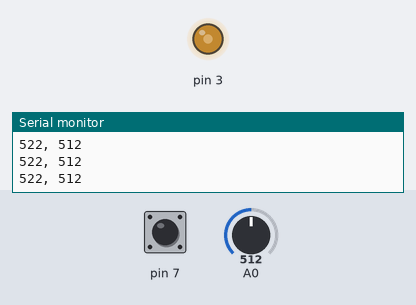
A sketch run on a simulated Arduino Uno, built with avr-gcc and run on an emulated ATmega328P. Shown: output pins drawn as LEDs (lit = HIGH), the last lines printed to the serial monitor. The test bench sets the inputs (shaded band); at power-on: A0 = 512, pin 7 HIGH.

Above: at 1.2 s.
1.3 s: A0 set to 716
At 1.66 s:
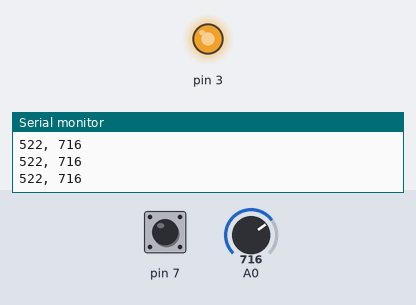
4.3 s: A0 set to 990
At 5.58 s:
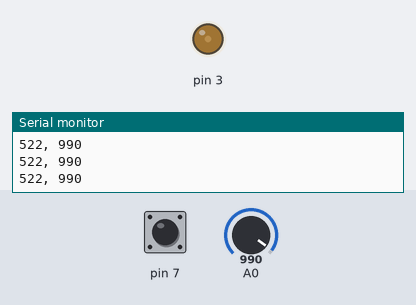
7.3 s: A0 set to 1017
At 12.02 s:
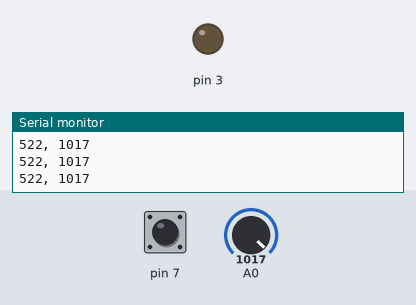
Timing chart, 0 to 16.3 s (numbered marks = the images above; inputs shaded):
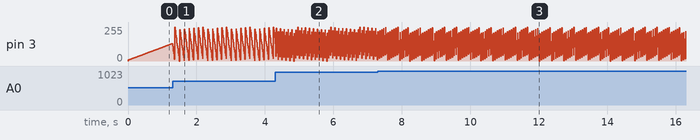

Measured:
- the behaviour switches between 999 and 1000 on A0 (found by bisection; images 2 and 3)
- by itself, pin 3: ramps from 255/255 to 0/255 and jumps back, once every 0.06 s

The sketch:

lab04-task03.ino
```cpp
// Test 3: Photocell PID with setPoint variable
float Kp=0.1, Ki=0, Kd=0;
float error=0, previous_error=0;
float P=0, I=0, D=0;
float PID_value=0;
int setPoint=502;
float initialValue=10;
//bool buttonState;
//bool lastButtonState;

int buttonState;
int lastButtonState;
void setup() {
  pinMode(3,OUTPUT);
  pinMode(4,INPUT);
  analogWrite(3,initialValue);
  Serial.begin(9600);
}
void loop() {
  setPointChange();
  int photoSignal=analogRead(A0);
  error=setPoint-photoSignal;
  P=error;
  I+=error;
  D=error-previous_error;
  previous_error=error;
  PID_value=PID_value+Kp*P+Ki*I+Kd*D;
  analogWrite(3,PID_value);
  Serial.print(setPoint);
  Serial.print(", ");
  Serial.println(photoSignal);
}

void setPointChange(){ // state detection (edge detection) works.
  buttonState=digitalRead(7);
  if (buttonState!=lastButtonState){
    delay(10);
    if (buttonState==HIGH){
      if (setPoint<900){
        setPoint+=20;
      }
    }
  }
  lastButtonState=buttonState;
}


//void setPointChange(){ // button push detection, why this won't work?
//  int setPointPin=digitalRead(4);
//  if (setPointPin==HIGH){
//    delay(10);
//    if (setPointPin==HIGH){
//      if (setPoint<950){
//        setPoint+=10;
//      }
//    }
//  }
//}
```
